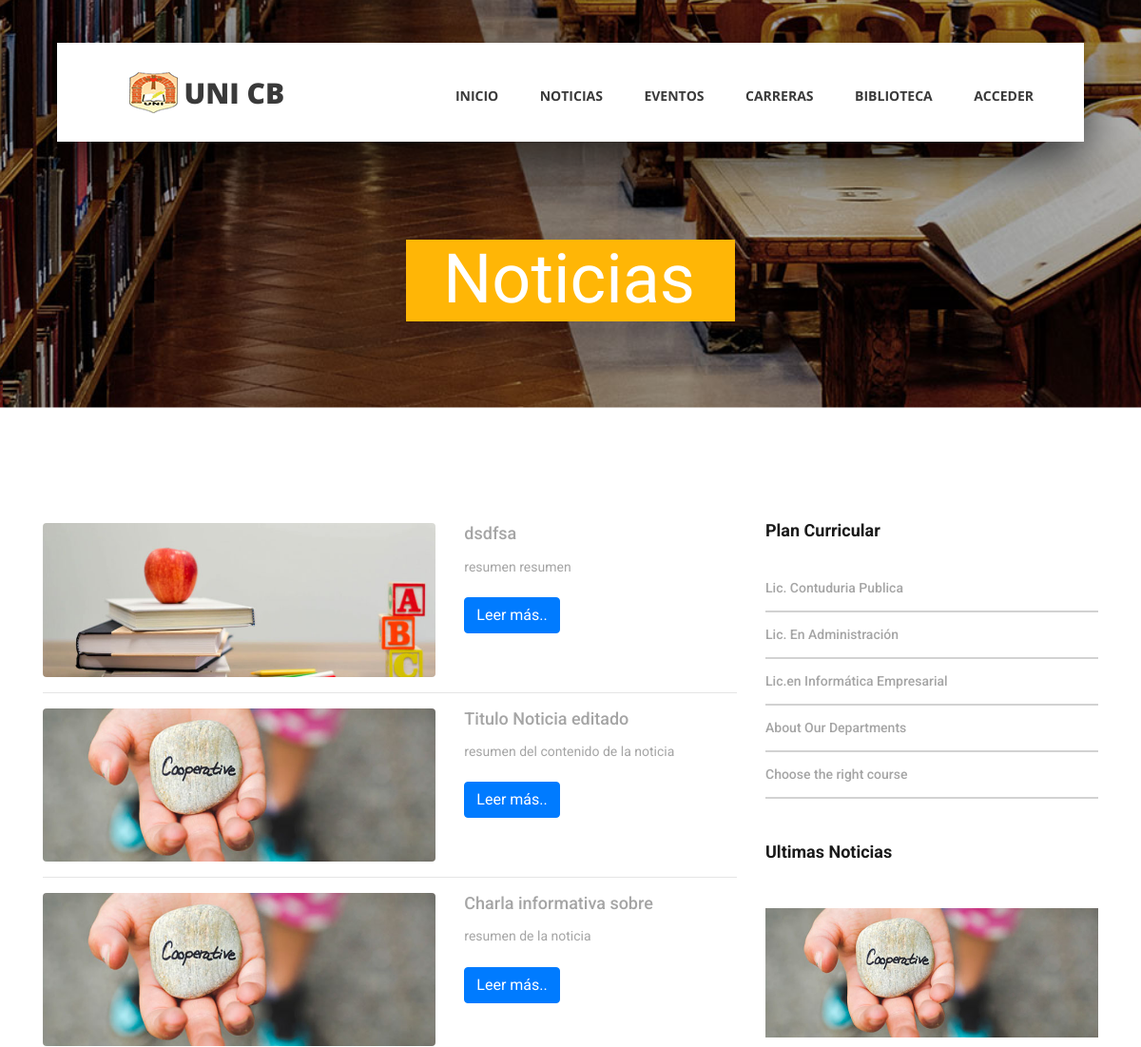
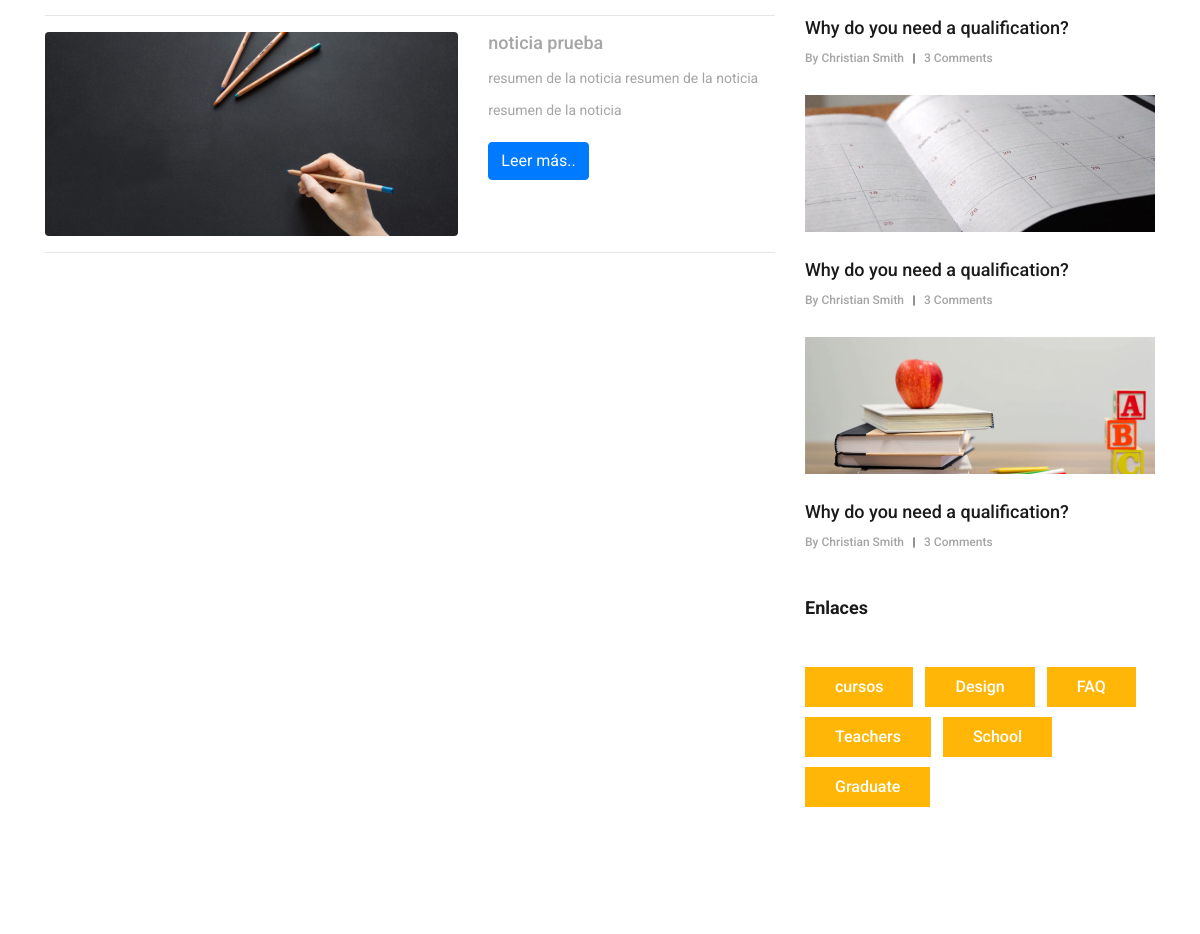
/public/noticias.php (upper part), run on an earlier commit of the app's database (2 pictures, top to bottom).
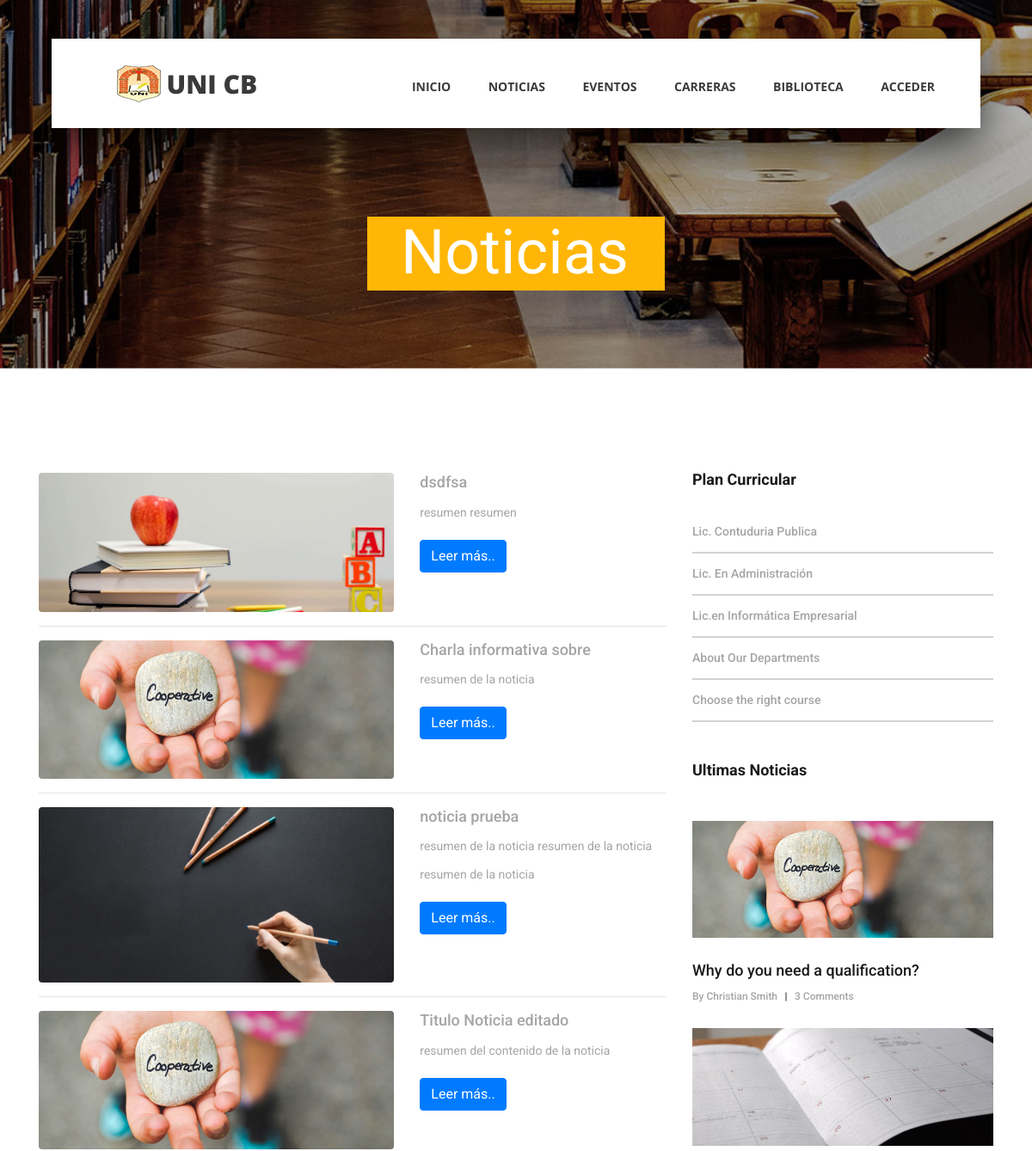
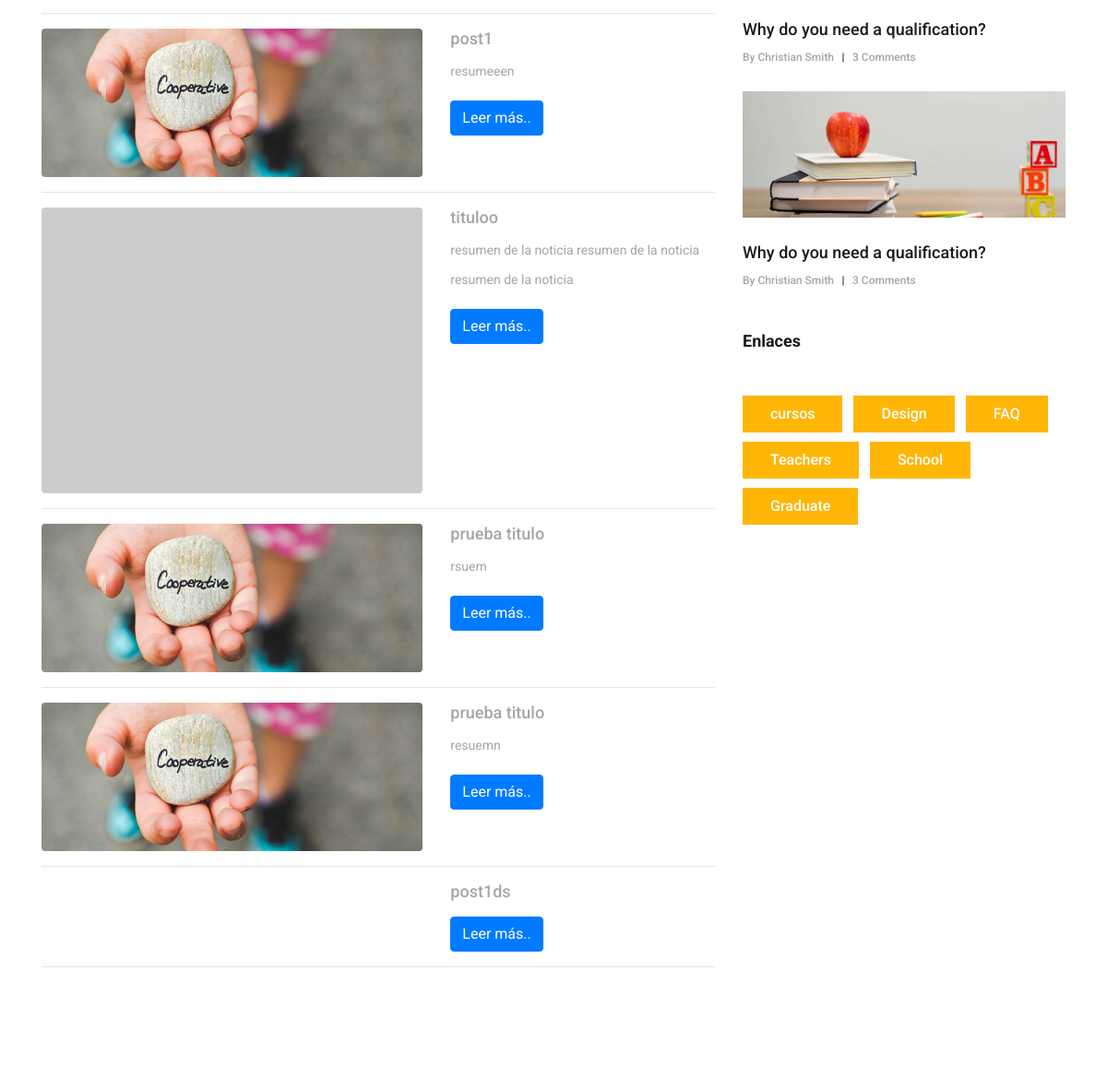
And on a later commit of the database (2 pictures, top to bottom).
### tables this page shows
CREATE TABLE `contenidos` (
  `id` int(11) NOT NULL,
  `titulo` varchar(200) NOT NULL,
  `contenido` longtext NOT NULL,
  `fecha_publicacion` timestamp NOT NULL DEFAULT CURRENT_TIMESTAMP ON UPDATE CURRENT_TIMESTAMP,
  `tipo` varchar(20) NOT NULL,
  `fecha` varchar(40) NOT NULL,
  `categoria` varchar(100) NOT NULL,
  `alias` varchar(200) NOT NULL,
  `contacto` varchar(200) DEFAULT NULL,
  `direccion` varchar(200) DEFAULT NULL,
  `cod_zona` int(11) DEFAULT NULL,
  `urlimagen` varchar(200) DEFAULT NULL,
  `resumen` varchar(200) DEFAULT NULL
);

### public/noticias.php (the view, shortened to what this page needs)
<?php
require_once("header.php");
 ?>
 <!DOCTYPE html>
 <html lang="en" dir="ltr">
   <head>
		 <link rel="stylesheet" type="text/css" href="../styles/news_post_styles.css">
		 <link rel="stylesheet" type="text/css" href="../styles/news_post_responsive.css">
   </head>
   <body>
	<div class="home">
		<div class="home_background_container prlx_parent">
			<div class="home_background prlx" style="background-image:url(../images/news_background.jpg)"></div>
		</div>
		<div class="home_content">
			<h1> Noticias</h1>
		</div>
	</div>
	<div class="news">
		<div class="container">
			<div class="row">
        <div class="col-lg-8">
					<div class="news_post_container">
            <?php
            function mostrarDatos ($resultados) {
            if ($resultados !=NULL) {
            echo '          <div class="row">
                                <div class="col-md-7">
                                  <a href="'.$resultados['alias'].'">
                                    <img class="img-fluid rounded mb-3 mb-md-0" src="'.$resultados['urlimagen'].'" alt="">
                                  </a>
                                </div>
                                <div class="col-md-5">
                                  <h3>'.$resultados['titulo'].'</h3>
                                  <p>'.$resultados['resumen'].'</p>
                                  <a class="btn btn-primary" href="'.$resultados['alias'].'">Leer más..</a>
                                </div>
                              </div>
      <hr>     ';}
            else {echo "<br/>No hay más datos!!! <br/>";}
            }
          include("../php/conexion.php");
            $result = mysqli_query($mysqli, "SELECT * from contenidos c where c.tipo='POST' order by fecha_publicacion");
            while ($fila = mysqli_fetch_array($result)){
            mostrarDatos($fila);
            }
            ?>
					</div>
				</div>
	    <?php include("panel_lateral.php")?>
			</div>
		</div>
	</div>
 <?php include("footer.php")?>
</body>
</html>

### public/header.php (shortened to what this page needs)
<!DOCTYPE html>
<html lang="en">
<head>
<link rel="stylesheet" type="text/css" href="../styles/bootstrap4/bootstrap.min.css">
<link href="../plugins/fontawesome-free-5.0.1/css/fontawesome-all.css" rel="stylesheet" type="text/css">
<link rel="stylesheet" type="text/css" href="../plugins/OwlCarousel2-2.2.1/owl.carousel.css">
<link rel="stylesheet" type="text/css" href="../plugins/OwlCarousel2-2.2.1/owl.theme.default.css">
<link rel="stylesheet" type="text/css" href="../plugins/OwlCarousel2-2.2.1/animate.css">
<link rel="stylesheet" type="text/css" href="../styles/main_styles.css">
<link rel="stylesheet" type="text/css" href="../styles/responsive.css">
</head>
<body>
<div class="super_container">
	<header class="header d-flex flex-row">
		<div class="header_content d-flex flex-row align-items-center">
			<div class="logo_container">
				<div class="logo">
					<img src="../images/logo.png" alt="">
					<span>UNI CB</span>
				</div>
			</div>
			<nav class="main_nav_container">
				<div class="main_nav">
					<ul class="main_nav_list">
						<li class="main_nav_item"><a href="index.php">Inicio</a></li>
						<li class="main_nav_item"><a href="noticias.php">Noticias</a></li>
						<li class="main_nav_item"><a href="eventos.php">Eventos</a></li>
						<li class="main_nav_item"><a href="#">Carreras</a></li>
						<li class="main_nav_item"><a href="http://www.sedebogadobiblioteca.com/" target="_blank">Biblioteca</a></li>
						<li class="main_nav_item"><a href="login.php">Acceder</a></li>
					</ul>
				</div>
			</nav>
		</div>
	</header>

### public/panel_lateral.php (shortened to what this page needs)
<div class="col-lg-4">
  <div class="sidebar">
    <div class="sidebar_section">
      <div class="sidebar_section_title">
        <h3>Plan Curricular</h3>
      </div>
      <ul class="sidebar_list">
        <li class="sidebar_list_item"><a href="http://localhost/final/UniPageNotice/plan/Contaduria-Publica-2012.pdf" target="_blank">Lic. Contuduria Publica</a></li>
        <li class="sidebar_list_item"><a href="#">Lic. En Administración</a></li>
        <li class="sidebar_list_item"><a href="#">Lic.en Informática Empresarial</a></li>
        <li class="sidebar_list_item"><a href="#">About Our Departments</a></li>
        <li class="sidebar_list_item"><a href="#">Choose the right course</a></li>
      </ul>
    </div>
    <div class="sidebar_section">
      <div class="sidebar_section_title">
        <h3>Ultimas Noticias</h3>
      </div>
      <div class="latest_posts">
        <div class="latest_post">
          <div class="latest_post_image">
            <img src="../images/latest_1.jpg" alt="https://unsplash.com/@dsmacinnes">
          </div>
          <div class="latest_post_title"><a href="news_post.html">Why do you need a qualification?</a></div>
          <div class="latest_post_meta">
            <span class="latest_post_author"><a href="#">By Christian Smith</a></span>
            <span>|</span>
            <span class="latest_post_comments"><a href="#">3 Comments</a></span>
          </div>
        </div>
        <div class="latest_post">
          <div class="latest_post_image">
            <img src="../images/latest_2.jpg" alt="https://unsplash.com/@erothermel">
          </div>
          <div class="latest_post_title"><a href="news_post.html">Why do you need a qualification?</a></div>
          <div class="latest_post_meta">
            <span class="latest_post_author"><a href="#">By Christian Smith</a></span>
            <span>|</span>
            <span class="latest_post_comments"><a href="#">3 Comments</a></span>
          </div>
        </div>
        <div class="latest_post">
          <div class="latest_post_image">
            <img src="../images/latest_3.jpg" alt="https://unsplash.com/@element5digital">
          </div>
          <div class="latest_post_title"><a href="news_post.html">Why do you need a qualification?</a></div>
          <div class="latest_post_meta">
            <span class="latest_post_author"><a href="#">By Christian Smith</a></span>
            <span>|</span>
            <span class="latest_post_comments"><a href="#">3 Comments</a></span>
          </div>
        </div>
      </div>
    </div>
    <div class="sidebar_section">
      <div class="sidebar_section_title">
        <h3>Enlaces</h3>
      </div>
      <div class="tags d-flex flex-row flex-wrap">
        <div class="tag"><a href="#">cursos</a></div>
        <div class="tag"><a href="#">Design</a></div>
        <div class="tag"><a href="#">FAQ</a></div>
        <div class="tag"><a href="#">Teachers</a></div>
        <div class="tag"><a href="#">School</a></div>
        <div class="tag"><a href="#">Graduate</a></div>
      </div>
    </div>
  </div>
</div>

### public/footer.php (shortened to what this page needs)
</div>

### styles/main_styles.css (style rules this page uses)
* { margin: 0; padding: 0; -webkit-font-smoothing: antialiased; -webkit-text-shadow: rgba(0,0,0,.01) 0 0 1px; text-shadow: rgba(0,0,0,.01) 0 0 1px; }
body { font-family: 'Roboto', sans-serif; font-size: 14px; font-weight: 400; background: #FFFFFF; color: #a5a5a5; }
div { display: block; position: relative; -webkit-box-sizing: border-box; -moz-box-sizing: border-box; box-sizing: border-box; }
ul { list-style: none; margin-bottom: 0px; }
p { font-family: 'Roboto', sans-serif; font-size: 14px; line-height: 2.29; font-weight: 400; color: #a5a5a5; -webkit-font-smoothing: antialiased; -webkit-text-shadow: rgba(0,0,0,.01) 0 0 1px; text-shadow: rgba(0,0,0,.01) 0 0 1px; }
a, a:hover, a:visited, a:active, a:link { text-decoration: none; -webkit-font-smoothing: antialiased; -webkit-text-shadow: rgba(0,0,0,.01) 0 0 1px; text-shadow: rgba(0,0,0,.01) 0 0 1px; }
h1 { font-size: 36px; }
h3 { font-size: 18px; }
h1, h2, h3, h4, h5, h6 { font-family: 'Roboto', sans-serif; -webkit-font-smoothing: antialiased; -webkit-text-shadow: rgba(0,0,0,.01) 0 0 1px; text-shadow: rgba(0,0,0,.01) 0 0 1px; }
.super_container { width: 100%; overflow: hidden; }
.prlx_parent { overflow: hidden; }
.prlx { height: 130% !important; }
.header { position: fixed; top: 45px; left: 50%; -webkit-transform: translateX(-50%); -moz-transform: translateX(-50%); -ms-transform: translateX(-50%); -o-transform: translateX(-50%); transform: translateX(-50%); width: 1318px; height: 104px; background: #FFFFFF; z-index: 10; -webkit-transition: all 200ms ease; -moz-transition: all 200ms ease; -ms-transition: all 200ms ease; -o-transition: all 200ms ease; transition: all 200ms ease; }
.header_content { width: calc(100% - 279px); height: 100%; }
.header_content::before { display: block; position: absolute; top: 0; left: 0; width: 100%; height: 100%; content: ''; box-shadow: 0px 20px 49px rgba(0,0,0,0.67); z-index: -1; }
.logo_container { display: inline-block; padding-left: 76px; }
.logo span { font-family: 'Open Sans', sans-serif; font-size: 30px; font-weight: 900; color: #3a3a3a; vertical-align: middle; text-transform: uppercase; margin-left: 3px; }
.main_nav_container { display: inline-block; margin-left: auto; padding-right: 93px; }
.main_nav { margin-top: 7px; }
.main_nav_item { display: inline-block; margin-right: 40px; }
.main_nav_item:last-child { margin-right: 0px; }
.main_nav_item a { font-family: 'Open Sans', sans-serif; font-size: 14px; text-transform: uppercase; font-weight: 700; color: #3a3a3a; -webkit-transition: all 200ms ease; -moz-transition: all 200ms ease; -ms-transition: all 200ms ease; -o-transition: all 200ms ease; transition: all 200ms ease; }
.home { width: 100%; height: 100vh; }

### styles/responsive.css (style rules this page uses)
@media only screen and (max-width: 1380px) { .header { width: 1200px; } }
@media only screen and (max-width: 1380px) { .header_content { width: calc(100% - 219px); } }
@media only screen and (max-width: 1380px) { .main_nav_container { padding-right: 63px; } }
@media only screen and (max-width: 1280px) { .header { width: 90%; } }
@media only screen and (max-width: 1280px) { .header_content { width: 100%; } }
@media only screen and (max-width: 1280px) { .main_nav_container { padding-right: 53px; } }

### styles/news_post_responsive.css (style rules this page uses)
@media only screen and (max-width: 1380px) { .header { width: 1200px; } }
@media only screen and (max-width: 1380px) { .header_content { width: calc(100% - 219px); } }
@media only screen and (max-width: 1380px) { .main_nav_container { padding-right: 63px; } }
@media only screen and (max-width: 1280px) { .header { width: 90%; } }
@media only screen and (max-width: 1280px) { .header_content { width: 100%; } }
@media only screen and (max-width: 1280px) { .main_nav_container { padding-right: 53px; } }

What changed in the data, as far as the page shows it:
changed contenidos "Titulo Noticia editado": moves down the list
added contenidos: urlimagen (picture), titulo "post1", resumen "resumeeen"
added contenidos: titulo "tituloo", resumen "resumen de la noticia resumen de la noticia resumen de la noticia"
added contenidos: urlimagen (picture), titulo "prueba titulo", resumen "rsuem"
added contenidos: urlimagen (picture), titulo "prueba titulo", resumen "resuemn"
added contenidos: titulo "post1ds"
